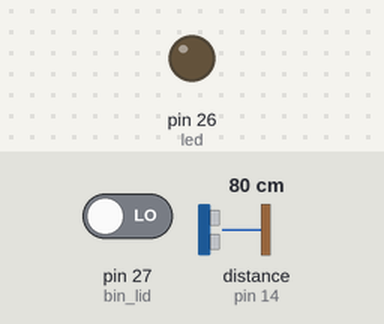
Bench run of a program on a simulated MicroPython board. On the bench: output pins drawn as LEDs (lit = HIGH). The inputs (shaded band) are chosen by the test bench; at power-on: distance to the obstacle (sensor on pin 14) 80 cm, pin 27 (bin_lid) LOW. The echo pulse lasts 58.3 µs per cm; WiFi joins after 1.5 s; pins used as bus, display or sensor lines are not drawn; what the program prints to the serial console is not drawn.

Above: at 3.3 s.
3.4 s: distance to the obstacle (sensor on pin 14) set to 56 cm
9.0 s: distance to the obstacle (sensor on pin 14) set to 49 cm
At 13.4 s:
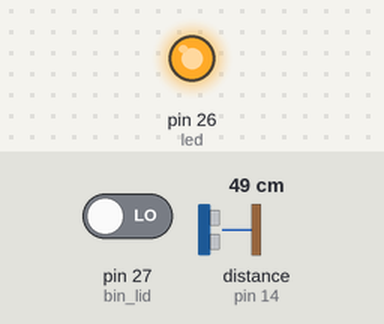
14.6 s: distance to the obstacle (sensor on pin 14) set to 60 cm
At 18.5 s:
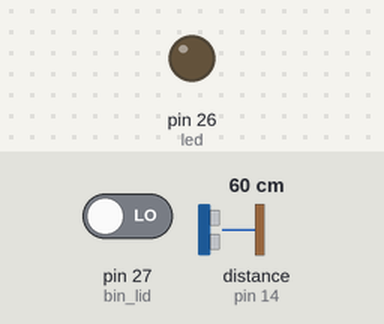
20.2 s: distance to the obstacle (sensor on pin 14) set to 2 cm
At 22.4 s:
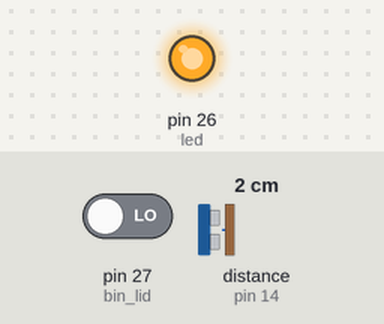
Timing chart, 0 to 23.9 s (numbered marks = the images above; inputs shaded):
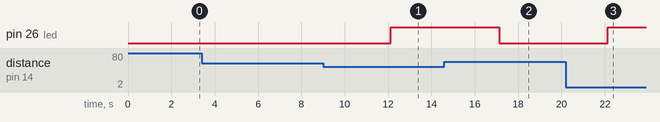

Measured:
- the behaviour switches between 52 and 51 cm on distance to the obstacle (sensor on pin 14) (found by bisection; images 0 and 1)
- after the input at 3.4 s, every drawn part: stays the same
- after the input at 9.0 s, pin 26 (led): LOW → HIGH after 3.1 s
- after the input at 14.6 s, pin 26 (led): HIGH → LOW after 2.5 s
- after the input at 20.2 s, pin 26 (led): LOW → HIGH after 1.9 s

The program:

socket.py
```python
import machine
import time
from machine import Pin
import network
import socket
import ujson

# Constants
TRIG_PIN = 12
ECHO_PIN = 14
LED_PIN = 26
DISTANCE_THRESHOLD = 50  # cm
MEASUREMENT_INTERVAL = 5  # seconds
MAX_SOCKET_ATTEMPTS = 5
MAX_DISTANCE_RETRIES = 3
DISTANCE_TIMEOUT = 1000000  # 1 second in microseconds

# Embedded configuration
SSID = 'Redmi'
PASSWORD = '876543210'
SERVER_URL = 'test-iot-554d.onrender.com'
SERVER_PORT = 80  # Change to the correct port if necessary
LOCATION = 'Gym'
BIN_ID = 1

# Hardware setup
led = Pin(LED_PIN, Pin.OUT)
trig = Pin(TRIG_PIN, Pin.OUT)
echo = Pin(ECHO_PIN, Pin.IN)

# Optionally: If you have an IR sensor for the bin lid status
IR_SENSOR_PIN = 27
bin_lid = Pin(IR_SENSOR_PIN, Pin.IN)

def connect_wifi():
    """Connect to the Wi-Fi network."""
    wlan = network.WLAN(network.STA_IF)
    wlan.active(True)
    wlan.connect(SSID, PASSWORD)

    while not wlan.isconnected():
        print('Connecting to Wi-Fi...')
        time.sleep(1)
    print('Connected to Wi-Fi:', wlan.ifconfig())

def ensure_wifi_connected():
    """Ensure Wi-Fi connection is stable."""
    wlan = network.WLAN(network.STA_IF)
    if not wlan.isconnected():
        print('Wi-Fi disconnected. Reconnecting...')
        connect_wifi()

def measure_distance():
    """Measure distance using the ultrasonic sensor."""
    for _ in range(MAX_DISTANCE_RETRIES):
        trig.value(0)
        time.sleep_us(2)
        trig.value(1)
        time.sleep_us(10)
        trig.value(0)

        start_time = time.ticks_us()

        while echo.value() == 0:
            if time.ticks_diff(time.ticks_us(), start_time) > DISTANCE_TIMEOUT:
                return -1

        pulse_start = time.ticks_us()
        while echo.value() == 1:
            if time.ticks_diff(time.ticks_us(), pulse_start) > DISTANCE_TIMEOUT:
                return -1

        pulse_end = time.ticks_us()
        pulse_duration = time.ticks_diff(pulse_end, pulse_start)
        distance = (pulse_duration * 0.0343) / 2
        return int(distance)

    return -1

# def connect_socket():
#     """Attempt to connect to the TCP socket server."""
#     for attempt in range(MAX_SOCKET_ATTEMPTS):
#         try:
#             addr = socket.getaddrinfo(SERVER_URL, SERVER_PORT)[0]
#             s = socket.socket()
#             s.connect(addr)
#             print('Connected to socket server')
#             return s
#         except Exception as e:
#             wait_time = 2 ** attempt
#             print(f'Socket connection failed: {e}. Retrying in {wait_time} seconds...')
#             time.sleep(wait_time)
#     return None


def connect_socket():
    """Attempt to connect to the TCP socket server."""
    for attempt in range(MAX_SOCKET_ATTEMPTS):
        try:
            addr_info = socket.getaddrinfo(SERVER_URL, SERVER_PORT)
            addr = addr_info[0][-1]  # Get the socket address from the first tuple
            s = socket.socket()
            s.connect(addr)
            print('Connected to socket server')
            return s
        except Exception as e:
            wait_time = 2 ** attempt
            print(f'Socket connection failed: {e}. Retrying in {wait_time} seconds...')
            time.sleep(wait_time)
    return None


def send_data(s, data):
    """Send data via TCP socket."""
    try:
        if s:
            request = ujson.dumps(data) + "\r\n"  # Append a newline for better handling on the server side
            s.send(request.encode('utf-8'))
            return True
    except Exception as e:
        print(f"Error sending data: {e}")
    return False

def main():
    connect_wifi()
    s = connect_socket()

    while True:
        ensure_wifi_connected()
        distance = measure_distance()
        if distance == -1:
            sensor_status = "OFF"
        else:
            sensor_status = "ON"
            led.value(1 if distance <= DISTANCE_THRESHOLD else 0)

        # Determine bin lid status if you have the IR sensor
        bin_lid_status = "OPEN" if bin_lid.value() == 1 else "CLOSE"

        data = {
            "type": "distance",
            "id": BIN_ID,
            "distance": distance,
            "location": LOCATION,
            "sensor_status": sensor_status,
            "microProcessor_status": "ON",
            "binLid_status": bin_lid_status
        }

        if not send_data(s, data):
            s = connect_socket()  # Reconnect if sending fails

        time.sleep(MEASUREMENT_INTERVAL)

if __name__ == "__main__":
    try:
        main()
    except KeyboardInterrupt:
        led.value(0)
```
